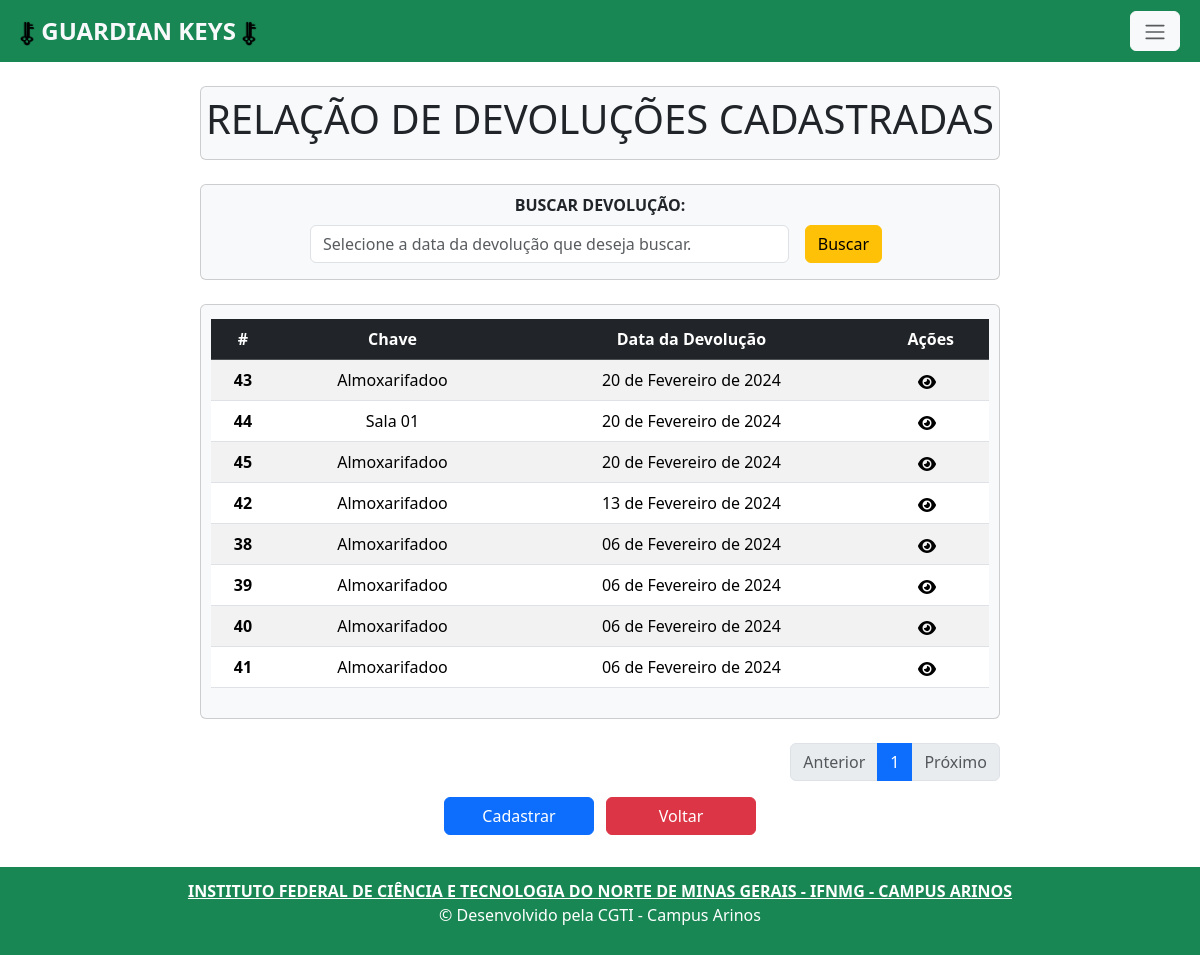
Page /devolucao_index/ (signed in) on the committed database.
### app/models.py (models this page shows, shortened)
class Devolucao(models.Model):
    id_chave = models.ForeignKey(Chave, on_delete=models.CASCADE)
    data_devolucao = models.DateField(auto_now_add=True)

class Chave(models.Model):
    descricao = models.CharField(max_length=150)
    status = models.CharField(max_length=22, choices=STATUS, default='Livre')
    codbarra = models.CharField(max_length=150, unique=True)
    def __str__(self):
        return self.descricao

### app/views.py (the view)
# urls.py: path('devolucao_index/', devolucao_index, name='devolucao_index'),
@login_required
def devolucao_index(request):
    data = {}
    search = request.GET.get('search')
    if search:
        data['db'] = Devolucao.objects.filter(data_devolucao__icontains=search).order_by('-data_devolucao')
        paginators = Paginator (data['db'], 1000)
        page_num = request.GET.get('page')
        page = paginators.get_page(page_num)
    else:
        data['db'] = Devolucao.objects.all().order_by('-data_devolucao')
        paginators = Paginator (data['db'], 10)
        page_num = request.GET.get('page')
        page = paginators.get_page(page_num)
    return render(request, 'devolucao_index.html', {'page': page})

### app/templates/devolucao_index.html (shortened to what this page needs)
{% extends 'base.html' %}
{% load static %}
{% block content%}
    <div class="col-8 m-auto pt-2 pb-2 text-center card rounded bg-light mb-4">
    <h1>RELAÇÃO DE DEVOLUÇÕES CADASTRADAS</h1>
    </div>
    <div class="col-8 m-auto pt-2 pb-2 text-center card rounded bg-light mb-4">
      <form  method="get" >
        <label for="inputBuscar" class="form-label" ></label><strong>BUSCAR DEVOLUÇÃO:</strong></label>
        <div class="d-flex justify-content-center align-items-center mt-2 mb-2">
          <input type="text" id="search" name="search" class="form-control me-3" style="width: 60%;" placeholder="Selecione a data da devolução que deseja buscar.">
          <button type="submit" class="btn btn-warning me-2">Buscar</button>
        </div>
      </form>
    </div>
    <div class="col-8 m-auto pt-1 pb-1 text-center card rounded bg-light mb-4">
        <div class="table-responsive" style="margin: 10px; overflow-x: auto;">
        <table class="table table-striped" style="max-width: 100%;">
            <thead class="table-dark">
              <tr>
                <th scope="col">#</th>
                <th scope="col">Chave</th>
                <th scope="col">Data da Devolução</th>
                <th scope="col">Ações</th>
              </tr>
            </thead>
            <tbody>
              {% for dbs in page.object_list %}
                <tr>
                  <th scope="row">{{dbs.id}}</th>
                  <td>{{dbs.id_chave}}</td>
                  <td>{{dbs.data_devolucao|date:"d \d\e F \d\e Y"}}</td>
                  <td>
                    <a class="me-2" href="/devolucao_view/{{dbs.id}}/"></a>
                  </td>
                </tr>
              {% endfor %}
            </tbody>
          </table>
        </div>
    </div>
      <div class=" col-8  m-auto d-flex justify-content-end ">
          <div >
            <ul class="pagination">
              {% if page.has_previous %}
                <li class="page-item">
                  <a class="page-link" href="{% url 'devolucao_index' %}?page={{page.previous_page_number}}">Anterior</a>
                </li>
              {% else %}
                <li class="page-item disabled">
                  <a class="page-link" href="#" tabindex="-1" aria-disabled="true">Anterior</a>
                </li>
              {% endif %}
              {% for pg in page.paginator.page_range %}
                {% if pg == 1 or pg == 2 or pg == 3 or pg == page.paginator.num_pages or page == page.paginator.num_pages|add:'-1' or page == page.paginator.num_pages|add:'-2'%}
                  {% if page.number == pg %}
                    <li class="page-item active"><a class="page-link" href="?page={{ pg }}">{{ pg }}</a></li>
                  {% else %}
                    <li class="page-item"><a class="page-link" href="?page={{ pg }}">{{ pg }}</a></li>
                  {% endif %}
                {% endif %}
              {% endfor %}
              {% if page.has_next %}
                <li class="page-item-active">
                  <a class="page-link" href="{% url 'devolucao_index' %}?page={{page.next_page_number}}">Próximo</a>
                </li>
              {% else %}
                <li class="page-item disabled">
                  <a class="page-link" href="#" tabindex="-1" aria-disabled="true">Próximo</a>
                </li>
              {% endif %}
            </ul>
          </div>
        </div>
      <div class="col-8 m-auto  pb-2 text-center ">
         <a class="btn btn-primary me-2" style="width: 150px;" href="/devolucao_form"> Cadastrar </a>
        <a class="btn btn-danger" style="width: 150px;" href="/"> Voltar </a>
      </div>
{% endblock %}

### rows in the picture
Devolucao: id "43", id_chave "Almoxarifadoo", data_devolucao "20 de Fevereiro de 2024"
Devolucao: id "44", id_chave "Sala 01", data_devolucao "20 de Fevereiro de 2024"
Devolucao: id "45", id_chave "Almoxarifadoo", data_devolucao "20 de Fevereiro de 2024"
Devolucao: id "42", id_chave "Almoxarifadoo", data_devolucao "13 de Fevereiro de 2024"
Devolucao: id "38", id_chave "Almoxarifadoo", data_devolucao "06 de Fevereiro de 2024"
Devolucao: id "39", id_chave "Almoxarifadoo", data_devolucao "06 de Fevereiro de 2024"
Devolucao: id "40", id_chave "Almoxarifadoo", data_devolucao "06 de Fevereiro de 2024"
Devolucao: id "41", id_chave "Almoxarifadoo", data_devolucao "06 de Fevereiro de 2024"

### other values in the picture
{{ pg }} "1"
